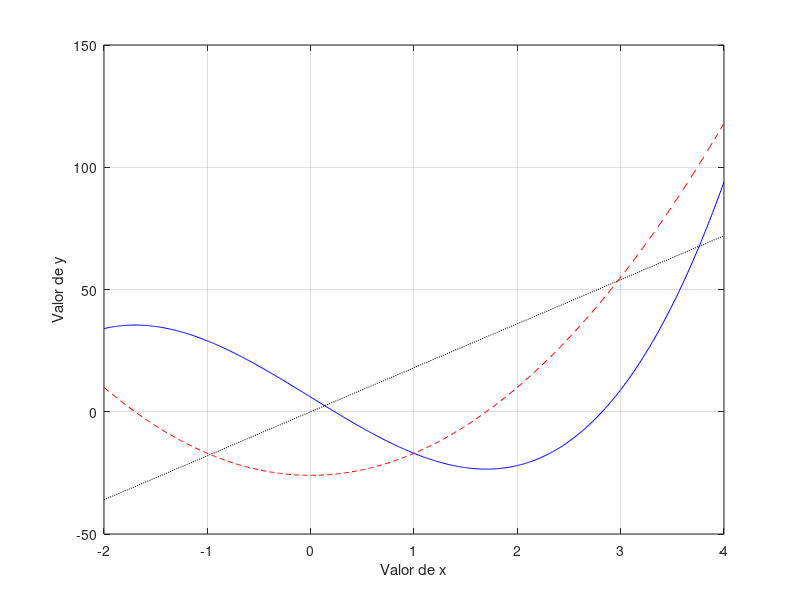

Recreate this plot in MATLAB.
%Programa de graficado de tres funciones
%Se trata de la primera y la segunda derivada de una funcion.
%La funcion es y=3x^3-26x+6

x=[-2:0.01:4];%limites de las funciones para el graficado
y=3*x.^3-26*x+6;%funcion original
yd=9*x.^2-26;%primera derivada
ydd=18*x;%segunda derivada
plot(x,y,'b')%grafica la original en b (blue)
grid on
hold on %superpone graficas
plot(x,yd,'--r')%grafica la primera derivada en r (red)rayas
plot(x,ydd,':k')%grafica la segunda derivada en k (black) punteada
xlabel('Valor de x')
ylabel('Valor de y')
hold off